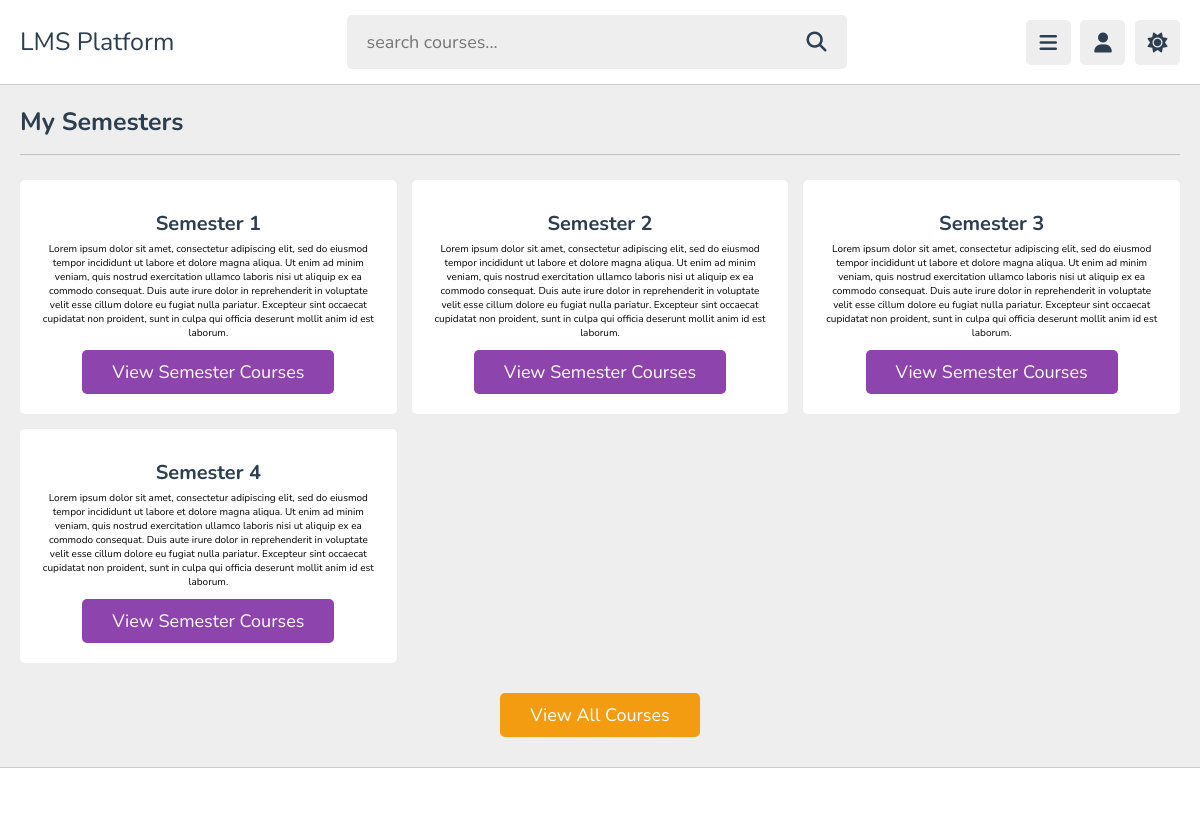
The app's page / (signed in) with its own data.
### curriculum/models.py (models this page shows, shortened)
class Standard(models.Model):
    name = models.CharField(max_length=100, unique=True)
    slug = models.SlugField(null=True, blank=True)
    description = models.TextField(max_length=500,blank=True)

### app_users/views.py (the view)
# urls.py: path('',views.HomeView.as_view(),name='index'),
class HomeView(TemplateView):
    template_name = 'home.html'
    def get_context_data(self, **kwargs):
        context = super().get_context_data(**kwargs)
        standards = Standard.objects.all()
        teachers = UserProfileInfo.objects.filter(user_type='teacher')
        context['standards'] = standards
        context['teachers'] = teachers
        return context

### templates/home.html (shortened to what this page needs)
<!DOCTYPE html>
<html lang="en">
<head>
   <link rel="stylesheet" href="https://cdnjs.cloudflare.com/ajax/libs/font-awesome/6.1.2/css/all.min.css">
   <link rel="stylesheet" href="static/css/style.css">
</head>
<body>
   <header class="header">
      <section class="flex">
         <a href="home.html" class="logo">LMS Platform</a>
         <form action="search.html" method="post" class="search-form">
            <input type="text" name="search_box" required placeholder="search courses..." maxlength="100">
            <button type="submit" class="fas fa-search"></button>
         </form>
         <div class="icons">
            <div id="menu-btn" class="fas fa-bars"></div>
            <div id="user-btn" class="fas fa-user"></div>
            <div id="toggle-btn" class="fas fa-sun"></div>
         </div>
      </section>
   </header>
   <section class="courses">
      <h1 class="heading">My Semesters</h1>
      <div class="box-container">
         {% for standard in standards %}
            <div class="box">
                <h3 class="title" style="text-align: center;">{{ standard.name }}</h3>
                <p style="text-align: center;">{{ standard.description }}</p>
                <div style="text-align: center;">
                    <a href="{% url 'curriculum:subject_list' slug=standard.slug %}" class="inline-btn">View Semester Courses</a>
                </div>
            </div>
        {% endfor %}
      </div>
      <div class="more-btn">
         <a href="{% url 'curriculum:standard_list' %}" class="inline-option-btn">view all courses</a>
      </div>
   </section>
   <footer class="footer">
   </footer>
</body>
</html>

### static/css/style.css (style rules this page uses)
:root { --main-color:#8e44ad; --red:#e74c3c; --orange:#f39c12; --light-color:#888; --light-bg:#eee; --black:#2c3e50; --white:#fff; --border:.1rem solid rgba(0,0,0,.2); }
* { font-family: 'Nunito', sans-serif; margin:0; padding:0; box-sizing: border-box; outline: none; border:none; text-decoration: none; }
html { font-size: 62.5%; overflow-x: hidden; }
body { background-color: var(--light-bg); padding-left: 30rem; }
section { padding:2rem; margin: 0 auto; max-width: 1200px; }
.heading { font-size: 2.5rem; color:var(--black); margin-bottom: 2.5rem; border-bottom: var(--border); padding-bottom: 1.5rem; text-transform: capitalize; }
.inline-btn, .inline-option-btn, .inline-delete-btn, .btn, .delete-btn, .option-btn { border-radius: .5rem; color:#fff; font-size: 1.8rem; cursor: pointer; text-transform: capitalize; padding:1rem 3rem; text-align: center; margin-top: 1rem; }
.inline-btn, .inline-option-btn, .inline-delete-btn { display: inline-block; }
.btn, .inline-btn { background-color: var(--main-color); }
.option-btn, .inline-option-btn { background-color:var(--orange); }
.header { position: sticky; top:0; left:0; right: 0; background-color: var(--white); z-index: 1000; border-bottom: var(--border); }
.header .flex { display: flex; align-items: center; justify-content: space-between; position: relative; padding: 1.5rem 2rem; }
.header .flex .logo { font-size: 2.5rem; color: var(--black); }
.header .flex .search-form { width: 50rem; border-radius: .5rem; background-color: var(--light-bg); padding:1.5rem 2rem; display: flex; gap:2rem; }
.header .flex .search-form input { width: 100%; font-size: 1.8rem; color:var(--black); background:none; }
.header .flex .search-form button { background:none; font-size: 2rem; cursor: pointer; color:var(--black); }
.header .flex .icons div { font-size: 2rem; color:var(--black); background-color: var(--light-bg); border-radius: .5rem; height: 4.5rem; width: 4.5rem; line-height: 4.5rem; cursor: pointer; text-align: center; margin-left: .7rem; }
.courses .box-container { display: grid; grid-template-columns: repeat(auto-fit, minmax(30rem, 1fr)); gap:1.5rem; justify-content: center; align-items: flex-start; }
.courses .box-container .box { border-radius: .5rem; background-color: var(--white); padding: 2rem; }
.courses .box-container .box .title { font-size: 2rem; color: var(--black); padding-bottom: .5rem; padding-top: 1rem; }
.courses .more-btn { text-align: center; margin-top: 2rem; }
.footer { background-color: var(--white); border-top: var(--border); position: sticky; bottom: 0; left: 0; right: 0; text-align: center; font-size: 2rem; padding:2.5rem 2rem; color:var(--black); margin-top: 1rem; z-index: 1000; }
@media (max-width:1200px) { body { padding-left: 0; } }

### records on screen
Standard: name "Semester 1", description "Lorem ipsum dolor sit amet, consectetur adipiscing elit, sed do eiusmod tempor incididunt ut labore et dolore magna aliqua. Ut enim ad minim veniam, quis nostrud exercitation ullamco laboris nisi ut aliquip ex ea commodo consequat. Duis aute irure dolor in reprehenderit in voluptate velit esse cillum dolore eu fugiat nulla pariatur. Excepteur sint occaecat cupidatat non proident, sunt in culpa qui officia deserunt mollit anim id est laborum."
Standard: name "Semester 2", description "Lorem ipsum dolor sit amet, consectetur adipiscing elit, sed do eiusmod tempor incididunt ut labore et dolore magna aliqua. Ut enim ad minim veniam, quis nostrud exercitation ullamco laboris nisi ut aliquip ex ea commodo consequat. Duis aute irure dolor in reprehenderit in voluptate velit esse cillum dolore eu fugiat nulla pariatur. Excepteur sint occaecat cupidatat non proident, sunt in culpa qui officia deserunt mollit anim id est laborum."
Standard: name "Semester 3", description "Lorem ipsum dolor sit amet, consectetur adipiscing elit, sed do eiusmod tempor incididunt ut labore et dolore magna aliqua. Ut enim ad minim veniam, quis nostrud exercitation ullamco laboris nisi ut aliquip ex ea commodo consequat. Duis aute irure dolor in reprehenderit in voluptate velit esse cillum dolore eu fugiat nulla pariatur. Excepteur sint occaecat cupidatat non proident, sunt in culpa qui officia deserunt mollit anim id est laborum."
Standard: name "Semester 4", description "Lorem ipsum dolor sit amet, consectetur adipiscing elit, sed do eiusmod tempor incididunt ut labore et dolore magna aliqua. Ut enim ad minim veniam, quis nostrud exercitation ullamco laboris nisi ut aliquip ex ea commodo consequat. Duis aute irure dolor in reprehenderit in voluptate velit esse cillum dolore eu fugiat nulla pariatur. Excepteur sint occaecat cupidatat non proident, sunt in culpa qui officia deserunt mollit anim id est laborum."
